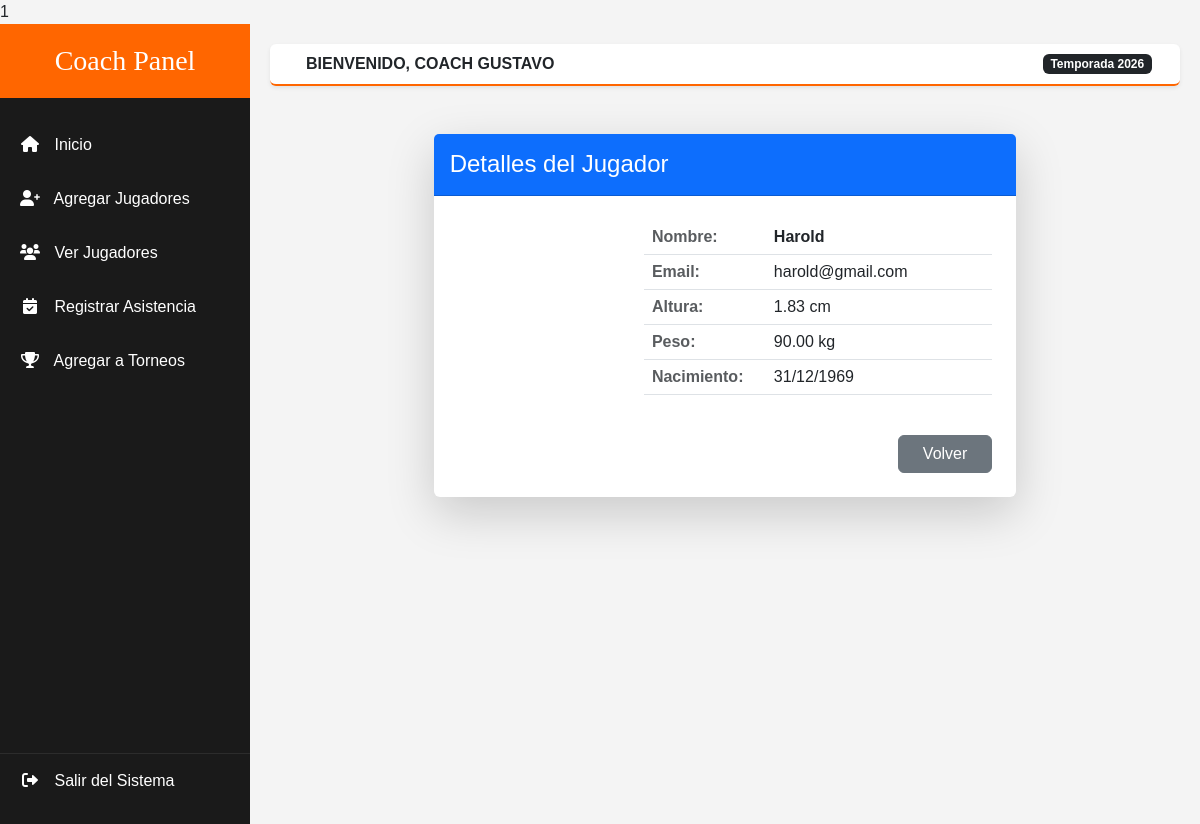
The page /client/entrenador/views/jugadores/read.php?id=1 (signed in) on the database its author committed.
### tables this page shows
CREATE TABLE `usuarios` (
  `id_usuario` int(11) NOT NULL,
  `nombre_usuario` varchar(100) NOT NULL,
  `password_usuario` varchar(255) NOT NULL,
  `email_usuario` varchar(100) DEFAULT NULL,
  `id_universidad_fk` int(11) DEFAULT NULL,
  `id_rol_fk` int(11) DEFAULT NULL,
  `fecha_creacion` timestamp NOT NULL DEFAULT current_timestamp(),
  `fecha_actualizacion` timestamp NOT NULL DEFAULT current_timestamp() ON UPDATE current_timestamp(),
  `isActive` int(11) DEFAULT NULL
);

CREATE TABLE `jugadores` (
  `id_jugador` int(11) NOT NULL,
  `nombre_jugador` varchar(100) DEFAULT NULL,
  `email_jugador` varchar(100) DEFAULT NULL,
  `password_jugador` varchar(255) DEFAULT NULL,
  `altura_jugador` decimal(3,2) DEFAULT NULL,
  `peso_jugador` decimal(5,2) DEFAULT NULL,
  `fecha_nacimiento` date DEFAULT NULL,
  `id_universidad_fk` int(11) DEFAULT NULL,
  `id_objetivo_fk` int(11) DEFAULT NULL,
  `isActive` int(11) DEFAULT NULL,
  `fecha_creacion` timestamp NOT NULL DEFAULT current_timestamp(),
  `fecha_actualizacion` timestamp NOT NULL DEFAULT current_timestamp() ON UPDATE current_timestamp(),
  `imagen_jugador` text DEFAULT NULL
);

### app/config.php (called while the page is built, shortened)
<?php
    $URL = "http://localhost/academy";
?>

### client/entrenador/layouts/verificacion.php (called while the page is built, shortened)
<?php
    require_once __DIR__ . '/../../../app/config.php';
    if (!isset($_SESSION['sesionentrenador'])) {
        $_SESSION['mensaje'] = "Debes iniciar sesión para acceder";
        $_SESSION['icon_mensaje'] = "warning";
        header('Location: ' . $URL . '/login.php');
        exit();
    } else {
        $usuario_sesion = $_SESSION['sesionentrenador'];
        $sql2 = "SELECT * FROM usuarios WHERE email_usuario = :email";
        $query = $pdo->prepare($sql2);
        $query->bindParam(':email', $usuario_sesion);
        $query->execute();
        $usuarioLogueado = $query->fetch(PDO::FETCH_ASSOC);
    }
?>

### client/entrenador/views/jugadores/read.php (the view, shortened to what this page needs)
<?php include '../../layouts/verificacion.php'; ?>
<?php include '../../layouts/parte1.php'; ?>
<?php
$id_jugador_get = $_GET['id'] ?? null;
$sql = "SELECT * FROM jugadores WHERE id_jugador = :id_jugador AND id_universidad_fk = :id_uni";
$query = $pdo->prepare($sql);
$query->bindParam(':id_jugador', $id_jugador_get, PDO::PARAM_INT);
$query->bindParam(':id_uni', $usuarioLogueado['id_universidad_fk'], PDO::PARAM_INT);
$query->execute();
$jugadores = $query->fetch(PDO::FETCH_ASSOC);
?>
<div class="container mt-5">
    <div class="row justify-content-center">
        <div class="col-md-8">
            <div class="card shadow-lg border-0">
                <div class="card-header bg-primary text-white py-3">
                    <h4 class="mb-0"><i class="bi bi-person-lines-fill"></i> Detalles del Jugador</h4>
                </div>
                <div class="card-body p-4">
                    <div class="row">
                        <div class="col-md-4 text-center">
                        </div>
                        <div class="col-md-8">
                            <table class="table table-hover">
                                <tr>
                                    <th class="text-muted" style="width: 35%;">Nombre:</th>
                                    <td class="fw-bold"><?php echo $jugadores['nombre_jugador']; ?></td>
                                </tr>
                                <tr>
                                    <th class="text-muted">Email:</th>
                                    <td><?php echo $jugadores['email_jugador']; ?></td>
                                </tr>
                                <tr>
                                    <th class="text-muted">Altura:</th>
                                    <td><?php echo $jugadores['altura_jugador']; ?> cm</td>
                                </tr>
                                <tr>
                                    <th class="text-muted">Peso:</th>
                                    <td><?php echo $jugadores['peso_jugador']; ?> kg</td>
                                </tr>
                                <tr>
                                    <th class="text-muted">Nacimiento:</th>
                                    <td><?php echo date('d/m/Y', strtotime($jugadores['fecha_nacimiento'])); ?></td>
                                </tr>
                            </table>
                        </div>
                    </div>
                    <div class="text-end mt-4">
                        <a href="index.php" class="btn btn-secondary px-4">Volver</a>
                    </div>
                </div>
            </div>
        </div>
    </div>
</div>
<?php include '../../layouts/parte2.php'; ?>

### client/entrenador/layouts/parte1.php (shortened to what this page needs)
<?php
    require_once __DIR__ . '/../../../app/config.php';
?>
<!DOCTYPE html>
<html lang="es">
<head>
    <link href="https://cdn.jsdelivr.net/npm/bootstrap@5.3.0/dist/css/bootstrap.min.css" rel="stylesheet">
    <link rel="stylesheet" href="https://cdnjs.cloudflare.com/ajax/libs/font-awesome/6.0.0/css/all.min.css">
</head>
<body>
<div class="wrapper">
    <nav id="sidebar">
        <div class="sidebar-header text-center">
            <h3 class="bebas mb-0">Coach Panel</h3>
        </div>
        <ul class="list-unstyled components">
            <li class="active">
                <a href="#"><i class="fas fa-home"></i> Inicio</a>
            </li>
            <li>
                <a href="<?php echo $URL . '/client/entrenador/views/jugadores/create.php'; ?>"><i class="fas fa-user-plus"></i> Agregar Jugadores</a>
            </li>
            <li>
                <a href="<?php echo $URL . '/client/entrenador/views/jugadores/index.php'; ?>"><i class="fas fa-users"></i> Ver Jugadores</a>
            </li>
            <li>
                <a href="#"><i class="fas fa-calendar-check"></i> Registrar Asistencia</a>
            </li>
            <li>
                <a href="#"><i class="fas fa-trophy"></i> Agregar a Torneos</a>
            </li>
        </ul>
        <div class="logout-section">
            <ul class="list-unstyled">
                <li>
                    <a href="<?php echo $URL; ?>/app/controllers/controllers_entrenador/logout.php" class="logout-link text-white">
                        <i class="fas fa-sign-out-alt"></i> Salir del Sistema
                    </a>
                </li>
            </ul>
        </div>
    </nav>
    <div id="content">
        <nav class="navbar navbar-expand-lg navbar-admin px-3 py-2 shadow-sm rounded">
            <div class="container-fluid">
                <span class="ms-2 fw-bold text-uppercase">Bienvenido, Coach <?php echo $usuarioLogueado['nombre_usuario']; ?></span>
                <div class="ms-auto">
                    <span class="badge bg-dark">Temporada 2026</span>
                </div>
            </div>
        </nav>

### client/entrenador/layouts/parte1.php (style rules this page uses)
:root { --naranja-basket: #ff6600; --negro-pro: #1a1a1a; --gris-suave: #2c2c2c; }
body { font-family: 'Poppins', sans-serif; background-color: #f4f4f4; }
.bebas { font-family: 'Bebas Neue', cursive; }
.wrapper { display: flex; width: 100%; align-items: stretch; }
#sidebar { min-width: 250px; max-width: 250px; background: var(--negro-pro); color: #fff; transition: all 0.3s; min-height: 100vh; display: flex; flex-direction: column; }
#sidebar .sidebar-header { padding: 20px; background: var(--naranja-basket); }
#sidebar ul.components { padding: 20px 0; }
#sidebar ul li a { padding: 15px 20px; display: block; color: white; text-decoration: none; transition: 0.3s; font-weight: 500; }
#sidebar ul li a i { margin-right: 10px; width: 20px; text-align: center; }
#content { width: 100%; padding: 20px; }
.navbar-admin { background: white; border-bottom: 2px solid var(--naranja-basket); margin-bottom: 30px; }
.logout-section { margin-top: auto; border-top: 1px solid var(--gris-suave); }

### rows shown on the page
usuarios: nombre_usuario "GUSTAVO"
jugadores: nombre_jugador "Harold", email_jugador "harold@gmail.com", altura_jugador "1.83", peso_jugador "90.00", fecha_nacimiento "31/12/1969"
